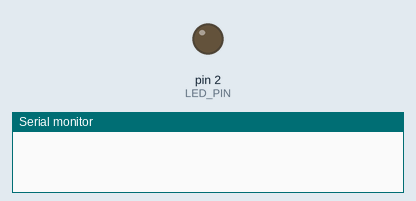
Simulated run of this sketch. Board: Arduino Uno, built with avr-gcc and run on an emulated ATmega328P. Parts: output pins drawn as LEDs (lit = HIGH), the last lines printed to the serial monitor.

Above: at 0.6 s.
At 2.25 s:
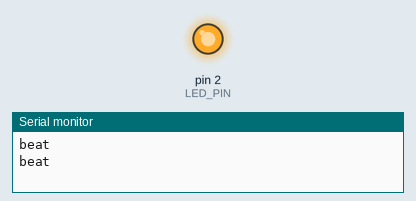
Timing chart, 0 to 3.0 s (numbered marks = the images above):
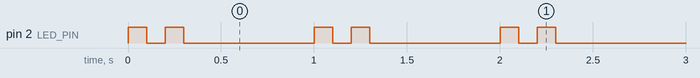

Measured:
- by itself, pin 2 (LED_PIN): repeats every 1.0 s: LOW 0.10 s, HIGH 0.10 s, LOW 0.70 s, HIGH 0.10 s
- by itself, everything shown: repeats every 1.0 s, in 4 steps

The sketch:

ex2_heartbeat.ino
```cpp
const int LED_PIN = 2;
const int FLASH_MS = 100;
const int PAUSE_MS = 700;

void setup() {
  Serial.begin(115200);
  pinMode(LED_PIN, OUTPUT);
}

void loop() {


  digitalWrite(LED_PIN, HIGH);
  delay(FLASH_MS);
  digitalWrite(LED_PIN, LOW);
  delay(FLASH_MS);
  digitalWrite(LED_PIN, HIGH);
  delay(FLASH_MS);
  digitalWrite(LED_PIN, LOW);
  delay(PAUSE_MS);
  Serial.println("beat");
}
```
